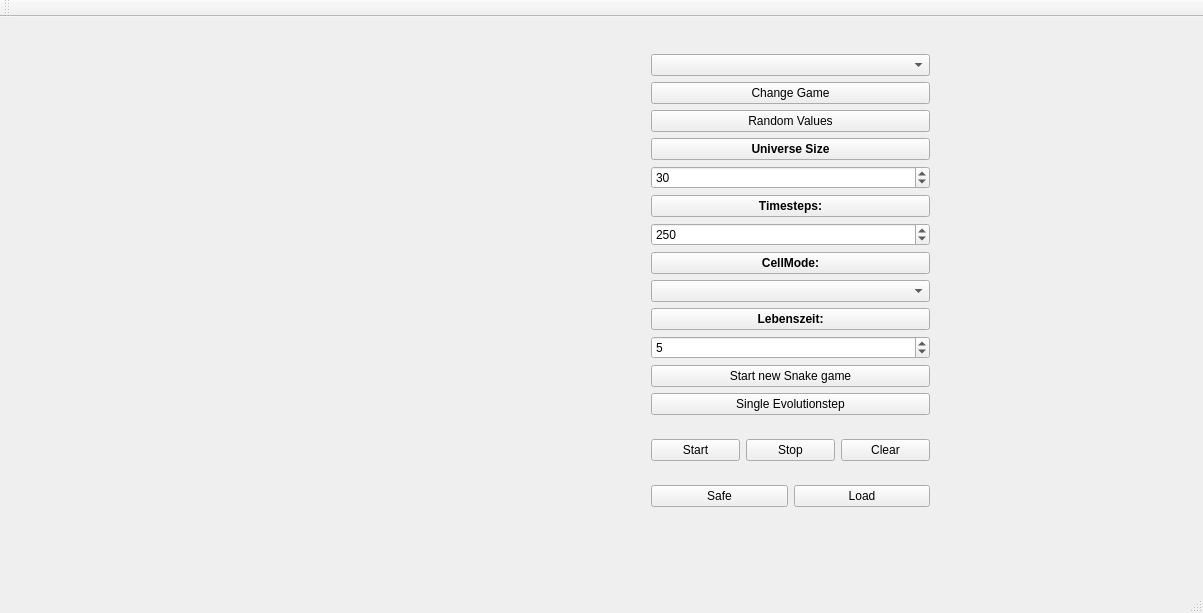
<?xml version="1.0" encoding="UTF-8"?>
<ui version="4.0">
 <class>MainWindow</class>
 <widget class="QMainWindow" name="MainWindow">
  <property name="geometry">
   <rect>
    <x>0</x>
    <y>0</y>
    <width>1203</width>
    <height>613</height>
   </rect>
  </property>
  <property name="windowTitle">
   <string>MainWindow</string>
  </property>
  <widget class="QWidget" name="centralWidget">
   <widget class="QWidget" name="gridLayoutWidget">
    <property name="geometry">
     <rect>
      <x>10</x>
      <y>10</y>
      <width>611</width>
      <height>521</height>
     </rect>
    </property>
    <layout class="QGridLayout" name="arraygrid"/>
   </widget>
   <widget class="QWidget" name="layoutWidget">
    <property name="geometry">
     <rect>
      <x>640</x>
      <y>8</y>
      <width>301</width>
      <height>511</height>
     </rect>
    </property>
    <layout class="QGridLayout" name="gridLayout_2">
     <item row="3" column="1">
      <widget class="QPushButton" name="pushButton_load">
       <property name="text">
        <string>Load</string>
       </property>
      </widget>
     </item>
     <item row="3" column="0">
      <widget class="QPushButton" name="pushButton_safe">
       <property name="text">
        <string>Safe</string>
       </property>
      </widget>
     </item>
     <item row="0" column="0" colspan="2">
      <layout class="QVBoxLayout" name="verticalLayout">
       <item>
        <widget class="QComboBox" name="comboBox_gamemode"/>
       </item>
       <item>
        <widget class="QPushButton" name="pushButton_changeMode">
         <property name="text">
          <string>Change Game</string>
         </property>
        </widget>
       </item>
       <item>
        <widget class="QPushButton" name="pushButton_randomValues">
         <property name="text">
          <string>Random Values</string>
         </property>
        </widget>
       </item>
       <item>
        <widget class="QPushButton" name="pushButton_2">
         <property name="font">
          <font>
           <weight>75</weight>
           <bold>true</bold>
          </font>
         </property>
         <property name="text">
          <string>Universe Size</string>
         </property>
        </widget>
       </item>
       <item>
        <widget class="QSpinBox" name="spinBox_size">
         <property name="minimum">
          <number>10</number>
         </property>
         <property name="maximum">
          <number>200</number>
         </property>
         <property name="value">
          <number>30</number>
         </property>
        </widget>
       </item>
       <item>
        <widget class="QPushButton" name="pushButton">
         <property name="font">
          <font>
           <weight>75</weight>
           <bold>true</bold>
          </font>
         </property>
         <property name="text">
          <string>Timesteps:</string>
         </property>
        </widget>
       </item>
       <item>
        <widget class="QSpinBox" name="spinBox_Timer">
         <property name="minimum">
          <number>1</number>
         </property>
         <property name="maximum">
          <number>5000</number>
         </property>
         <property name="singleStep">
          <number>100</number>
         </property>
         <property name="value">
          <number>250</number>
         </property>
        </widget>
       </item>
       <item>
        <widget class="QPushButton" name="pushButton_3">
         <property name="font">
          <font>
           <weight>75</weight>
           <bold>true</bold>
          </font>
         </property>
         <property name="text">
          <string>CellMode:</string>
         </property>
        </widget>
       </item>
       <item>
        <widget class="QComboBox" name="comboBox_cellsmode"/>
       </item>
       <item>
        <widget class="QPushButton" name="pushButton_4">
         <property name="font">
          <font>
           <weight>75</weight>
           <bold>true</bold>
          </font>
         </property>
         <property name="text">
          <string>Lebenszeit:</string>
         </property>
        </widget>
       </item>
       <item>
        <widget class="QSpinBox" name="spinBox_lebenszeit">
         <property name="value">
          <number>5</number>
         </property>
        </widget>
       </item>
       <item>
        <widget class="QPushButton" name="pushButton_startSnake">
         <property name="text">
          <string>Start new Snake game</string>
         </property>
        </widget>
       </item>
       <item>
        <widget class="QPushButton" name="pushButton_5">
         <property name="text">
          <string>Single Evolutionstep</string>
         </property>
        </widget>
       </item>
      </layout>
     </item>
     <item row="1" column="0" colspan="2">
      <layout class="QGridLayout" name="gridLayout">
       <item row="1" column="2">
        <widget class="QPushButton" name="pushButton_clear">
         <property name="text">
          <string>Clear</string>
         </property>
        </widget>
       </item>
       <item row="1" column="1">
        <widget class="QPushButton" name="pushButton_stop">
         <property name="text">
          <string>Stop</string>
         </property>
        </widget>
       </item>
       <item row="1" column="0">
        <widget class="QPushButton" name="pushButton_start">
         <property name="autoFillBackground">
          <bool>false</bool>
         </property>
         <property name="text">
          <string>Start</string>
         </property>
         <property name="default">
          <bool>false</bool>
         </property>
        </widget>
       </item>
      </layout>
     </item>
    </layout>
   </widget>
  </widget>
  <widget class="QMenuBar" name="menuBar">
   <property name="geometry">
    <rect>
     <x>0</x>
     <y>0</y>
     <width>1203</width>
     <height>21</height>
    </rect>
   </property>
  </widget>
  <widget class="QToolBar" name="mainToolBar">
   <attribute name="toolBarArea">
    <enum>TopToolBarArea</enum>
   </attribute>
   <attribute name="toolBarBreak">
    <bool>false</bool>
   </attribute>
  </widget>
  <widget class="QStatusBar" name="statusBar"/>
 </widget>
 <layoutdefault spacing="6" margin="11"/>
 <resources/>
 <connections/>
</ui>
